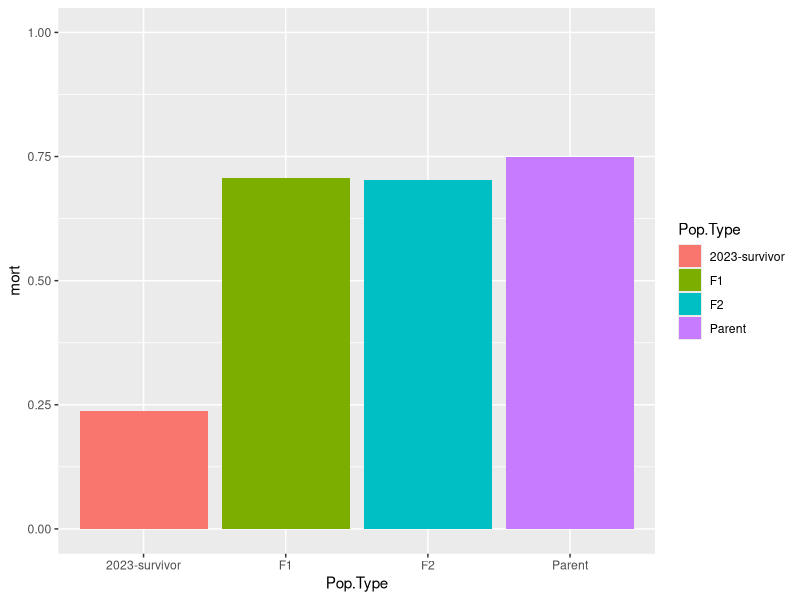
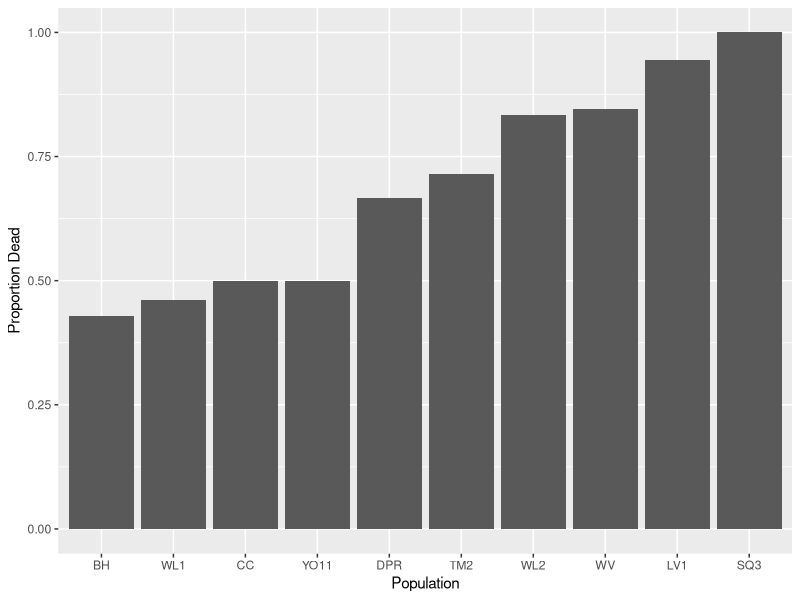
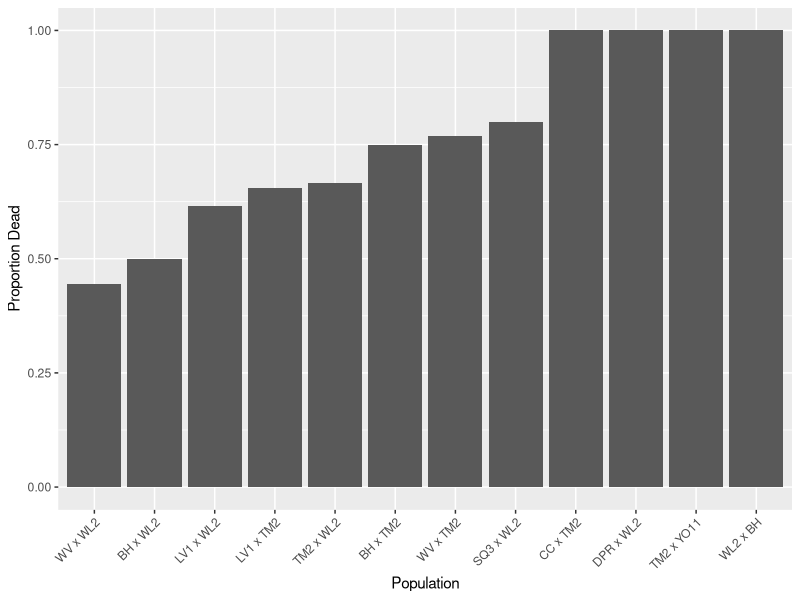
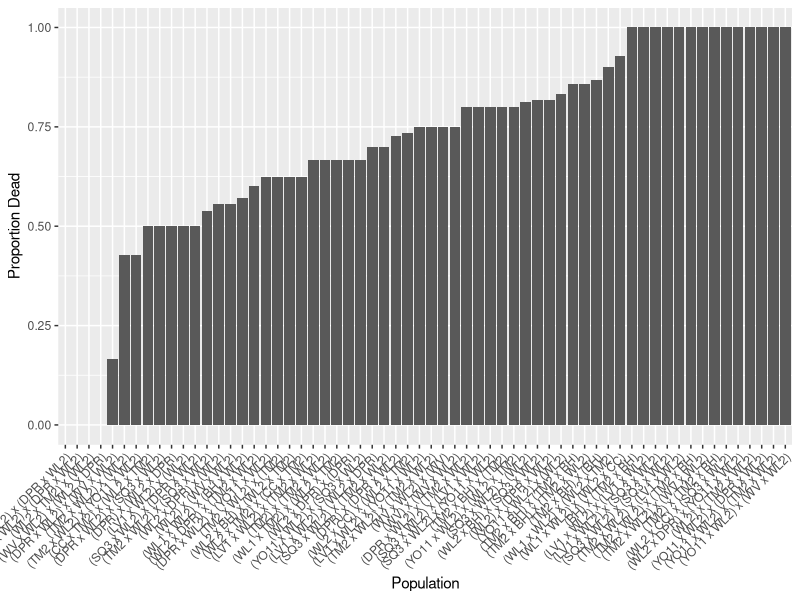

The R source for these figures, in order:
## ---- chunk 1
knitr::opts_chunk$set(echo = TRUE)
## ---- chunk 2
library(tidyverse)
## ---- chunk 3
mort_pheno_0716 <- read_csv("../input/WL2_2024_Data/WL2_Mort_Pheno Survey_Order_Fixed_0716.csv") %>% 
  select(status:death.date)
head(mort_pheno_0716)
## ---- chunk 4
pop_loc <- read_csv("../input/WL2_2024_Data/WL2_Final_2023_2024_Pop_Loc_Info.csv") %>% 
  rename(row=bedrow, col=bedcol)
head(pop_loc)
## ---- chunk 5
mort_pheno_0716_pops <- left_join(pop_loc, mort_pheno_0716)
head(mort_pheno_0716_pops)
## ---- chunk 6
unique(mort_pheno_0716_pops$Pop.Type)

by_pop_type <- mort_pheno_0716_pops %>% 
  filter(!is.na(Pop.Type)) %>% 
  group_by(Pop.Type) %>% 
  summarise(Alive=sum(is.na(death.date)), Dead=sum(!is.na(death.date))) %>% 
  mutate(mort = Dead/(Alive+Dead))
by_pop_type

by_pop_type %>% 
  filter(Pop.Type != "2023-TM2-fruit") %>% 
  ggplot(aes(x=Pop.Type, y=mort, fill=Pop.Type)) +
  geom_col() +
  ylim(0,1)

## ---- chunk 7
by_pop <- mort_pheno_0716_pops %>% 
  
  group_by(pop, Pop.Type) %>% 
  summarise(Alive=sum(is.na(death.date)), Dead=sum(!is.na(death.date))) %>% 
  mutate(mort = Dead/(Alive+Dead))
by_pop %>% arrange(mort)

by_pop %>% 
  filter(Pop.Type == "Parent") %>% 
  ggplot(aes(fct_reorder(pop, mort), mort)) + 
  geom_col() +
  labs(x="Population", y="Proportion Dead")

by_pop %>% 
  filter(Pop.Type == "F1") %>% 
  ggplot(aes(fct_reorder(pop, mort), mort)) + 
  geom_col() +
  labs(x="Population", y="Proportion Dead") +
  theme(axis.text.x = element_text(angle = 45, hjust = 1))

by_pop %>% 
  filter(Pop.Type == "F2") %>% 
  ggplot(aes(fct_reorder(pop, mort), mort)) + 
  geom_col() +
  labs(x="Population", y="Proportion Dead") +
  theme(axis.text.x = element_text(angle = 45, hjust = 1))
